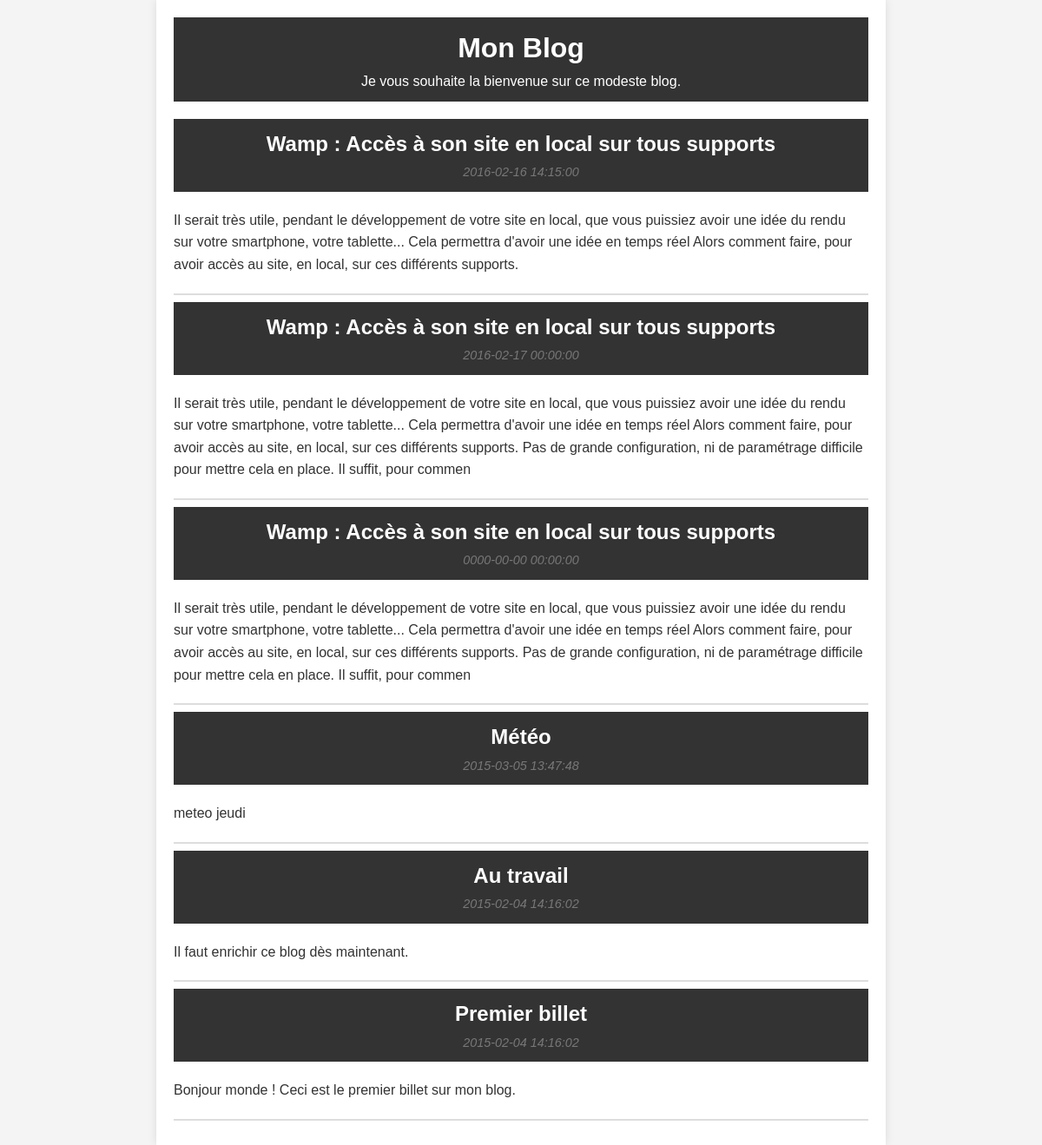
Screenshot of /MonBlog/index.php with the database file from the repository.
### tables this page shows
CREATE TABLE IF NOT EXISTS `t_billet` (
  `BIL_ID` int(11) NOT NULL AUTO_INCREMENT,
  `BIL_DATE` datetime NOT NULL,
  `BIL_TITRE` varchar(100) NOT NULL,
  `BIL_CONTENU` varchar(400) NOT NULL,
  PRIMARY KEY (`BIL_ID`)
);

### MonBlog/controller/controller.php (called while the page is built, shortened)
<?php
require_once __DIR__ . '/../model/model.php';
require_once __DIR__ . '/../view/view.php';
class Controller {
    private $model;
    private $view;
    public function __construct($model, $view) {
        $this->model = $model;
        $this->view = $view;
    }
    public function displayBlog() {
        $billets = $this->model->getAllBillets();
        $this->view->displayBlog($billets);
    }
}
?>

### MonBlog/model/model.php (called while the page is built, shortened)
<?php
class Model {
    private $bdd;
    public function __construct() {
        try {
            $this->bdd = new PDO('mysql:host=localhost;dbname=blog;charset=utf8', 'root', '');
        } catch (Exception $e) {
            die('Erreur : ' . $e->getMessage());
        }
    }
    public function getAllBillets() {
        $billets = $this->bdd->query('SELECT BIL_ID as id, BIL_DATE as date, BIL_TITRE as titre, BIL_CONTENU as contenu FROM T_BILLET ORDER BY BIL_ID DESC');
        return $billets->fetchAll(PDO::FETCH_ASSOC);
    }
}
?>

### MonBlog/view/billet_template.php (the view)
<article>
    <header>
        <h1 class="titreBillet"><?php echo $billet['titre'] ?></h1>
        <time><?php echo $billet['date'] ?></time>
    </header>
    <p><?= $billet['contenu'] ?></p>
</article>
<hr />

### MonBlog/index.php
<?php
require_once 'model/model.php';
require_once 'view/view.php';
require_once 'controller/controller.php';
$model = new Model();
$view = new View();
$controller = new Controller($model, $view);
if (isset($_GET['billet'])) {
    $controller->displayBillet($_GET['billet']);
} else {
    $controller->displayBlog();
}
?>

### MonBlog/view/header.php (shortened to what this page needs)
<!DOCTYPE HTML>
<html lang="en">
<head>
    <link rel="stylesheet" href="style.css">
</head>
<body>
    <div id="global">
        <header>
            <a href="index.php"><h1 id="titreBlog">Mon Blog</h1></a>
            <p>Je vous souhaite la bienvenue sur ce modeste blog.</p>
        </header>

### MonBlog/view/view.php (shortened to what this page needs)
<?php
class View {
    public function displayBlog($billets) {
        include 'header.php';
        foreach ($billets as $billet) {
            include 'billet_template.php';
        }
    }
}
?>

### MonBlog/style.css (style rules this page uses)
body, h1, h2, h3, p, div, article, header, footer { margin: 0; padding: 0; }
body { font-family: Arial, sans-serif; line-height: 1.6; background-color: #f4f4f4; color: #333; }
#global { max-width: 800px; margin: 0 auto; padding: 20px; background-color: #fff; box-shadow: 0 0 10px rgba(0, 0, 0, 0.1); }
header { background-color: #333; color: #fff; padding: 10px; text-align: center; margin-bottom: 20px; }
#titreBlog { color: #fff; font-size: 2em; }
article { margin-bottom: 20px; }
.titreBillet { color: #ffffff; }
time { font-style: italic; font-size: 0.9em; color: #777; }
a { color: #007BFF; text-decoration: none; }
hr { border: 1px solid #ddd; }

### rows the page displays
t_billet: BIL_TITRE "Wamp : Accès à son site en local sur tous supports", BIL_DATE "2016-02-16 14:15:00", BIL_CONTENU "Il serait très utile, pendant le développement de votre site en local, que vous puissiez avoir une idée du rendu sur votre smartphone, votre tablette... Cela permettra d'avoir une idée en temps réel Alors comment faire, pour avoir accès au site, en local, sur ces différents supports."
t_billet: BIL_TITRE "Wamp : Accès à son site en local sur tous supports", BIL_DATE "2016-02-17 00:00:00", BIL_CONTENU "Il serait très utile, pendant le développement de votre site en local, que vous puissiez avoir une idée du rendu sur votre smartphone, votre tablette... Cela permettra d'avoir une idée en temps réel Alors comment faire, pour avoir accès au site, en local, sur ces différents supports. Pas de grande configuration, ni de paramétrage difficile pour mettre cela en place. Il suffit, pour commen"
t_billet: BIL_TITRE "Wamp : Accès à son site en local sur tous supports", BIL_DATE "0000-00-00 00:00:00", BIL_CONTENU "Il serait très utile, pendant le développement de votre site en local, que vous puissiez avoir une idée du rendu sur votre smartphone, votre tablette... Cela permettra d'avoir une idée en temps réel Alors comment faire, pour avoir accès au site, en local, sur ces différents supports. Pas de grande configuration, ni de paramétrage difficile pour mettre cela en place. Il suffit, pour commen"
t_billet: BIL_TITRE "Météo", BIL_DATE "2015-03-05 13:47:48", BIL_CONTENU "meteo jeudi"
t_billet: BIL_TITRE "Au travail", BIL_DATE "2015-02-04 14:16:02", BIL_CONTENU "Il faut enrichir ce blog dès maintenant."
t_billet: BIL_TITRE "Premier billet", BIL_DATE "2015-02-04 14:16:02", BIL_CONTENU "Bonjour monde ! Ceci est le premier billet sur mon blog."
